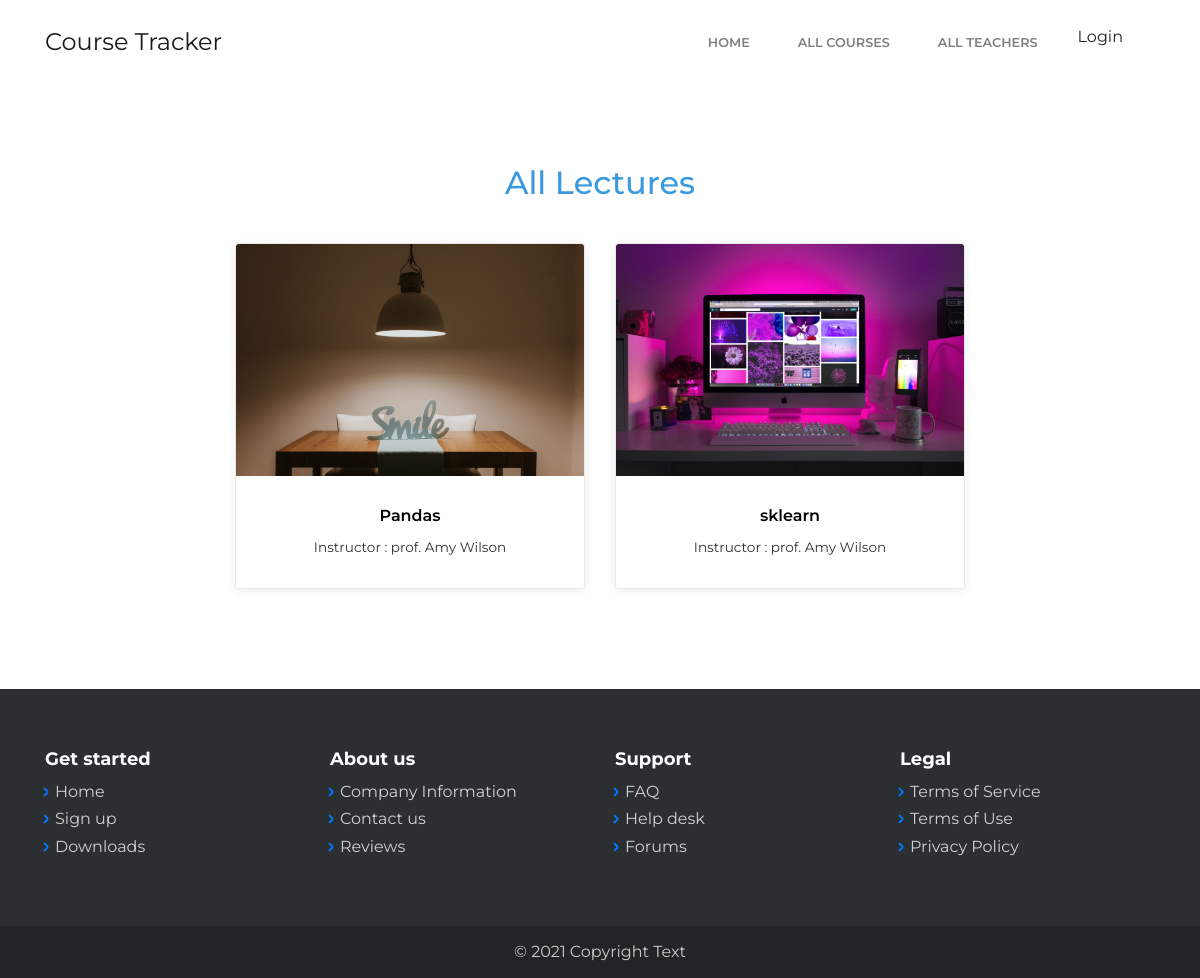
Page /openCourse/1/ on the earlier database version.
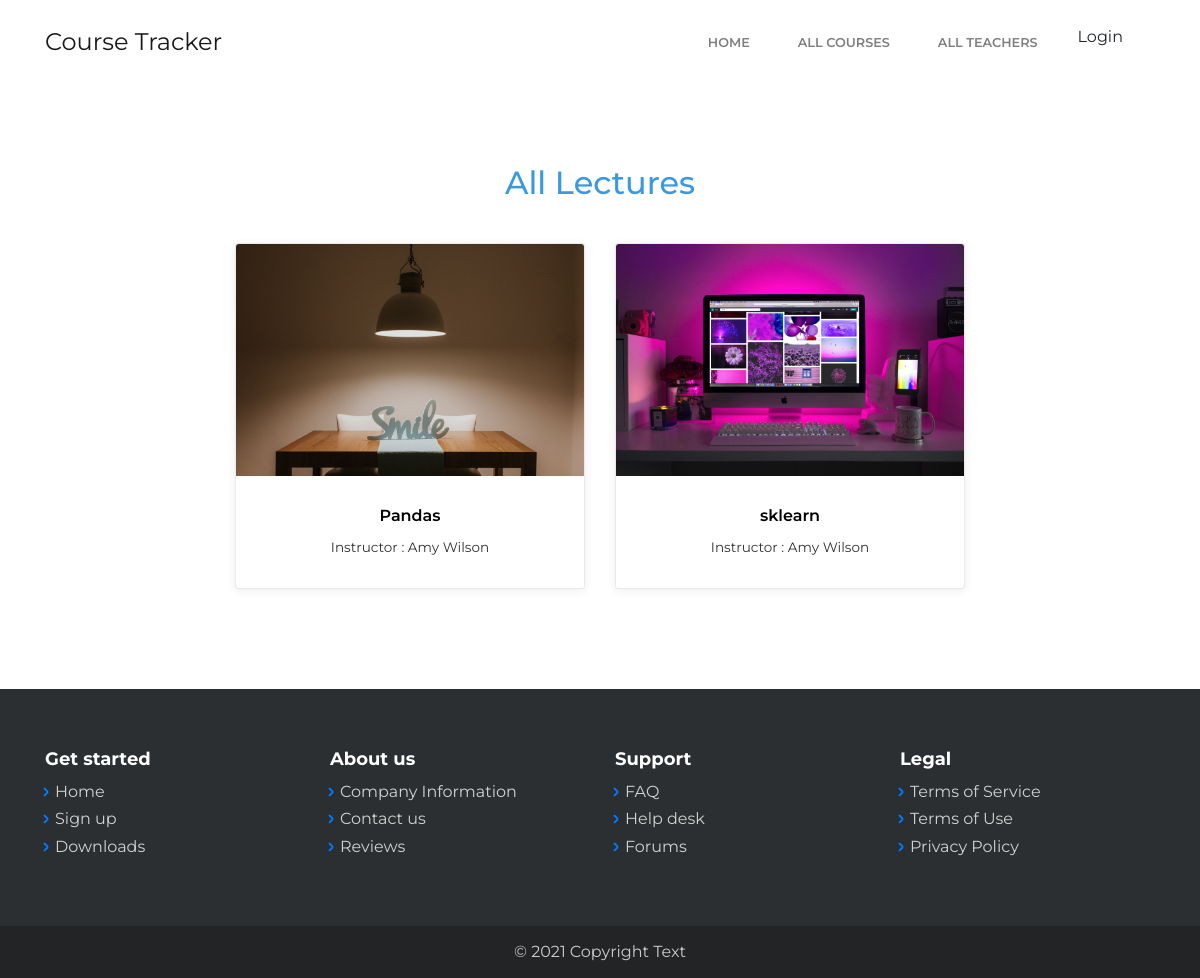
Same page on the later database version.
### accounts/models.py (models this page shows, shortened)
class Teacher (models.Model):
    teacher_id = models.AutoField(primary_key=True)
    teacher_name = models.CharField(max_length=100, null=False)
    username = models.CharField(max_length=10, null=False, default ="")
    password =  models.CharField(max_length=10, null=False,default="")
    teacher_image = models.ImageField(upload_to="teacher-images/", default="")
    teacher_email = models.EmailField(max_length=254, default="")
    teacher_phone = models.CharField(max_length=20, default='')
    teacher_dob = models.DateField(auto_now=False, auto_now_add=False)
    course =models.ForeignKey(Course, on_delete=models.CASCADE, default="")

### accounts/views.py (the view)
# urls.py: path('openCourse/<int:courseid>/', views.openCourse, name='openCourse'),
def openCourse(request, courseid):
    myteacher = Teacher.objects.raw('SELECT * FROM accounts_teacher WHERE course_id=%s',[courseid])[0]
    lectures = Lecture.objects.raw('SELECT * FROM accounts_lecture WHERE teacher_id=%s',[myteacher.teacher_id])
    context = {'lectures': lectures,
                'teacher' : myteacher.teacher_name}
    return render(request, 'coursePage.html', context)

### templates/coursePage.html (shortened to what this page needs)
{% extends 'base.html' %}
{% load static %}
{% block body %}
<main class="page">
    <section class="clean-block about-us">
        <div class="container">
            <div class="block-heading">
                <h2 class="text-info">All Lectures</h2>
            </div>
            <div class="row justify-content-center">
                {% for lecture in lectures %}
                <div class="col-sm-6 col-lg-4">
                    <a style="text-decoration: none; color :black;">
                        <div class="card text-center clean-card">
                            <img class="card-img-top w-100 d-block" src="/media/{{lecture.thumbnail}}">
                            <div class="card-body info">
                                <h4 class="card-title">{{lecture.lecture_name}}</h4>
                                <p class="card-text">Instructor : {{teacher}}</p>
                            </div>
                        </div>
                    </a>
                </div>
                {% endfor %}
            </div>
        </div>
    </section>
</main>
{% endblock %}

Differences in the rows shown:
changed Teacher: teacher_name "prof. Amy Wilson" → "Amy Wilson"
